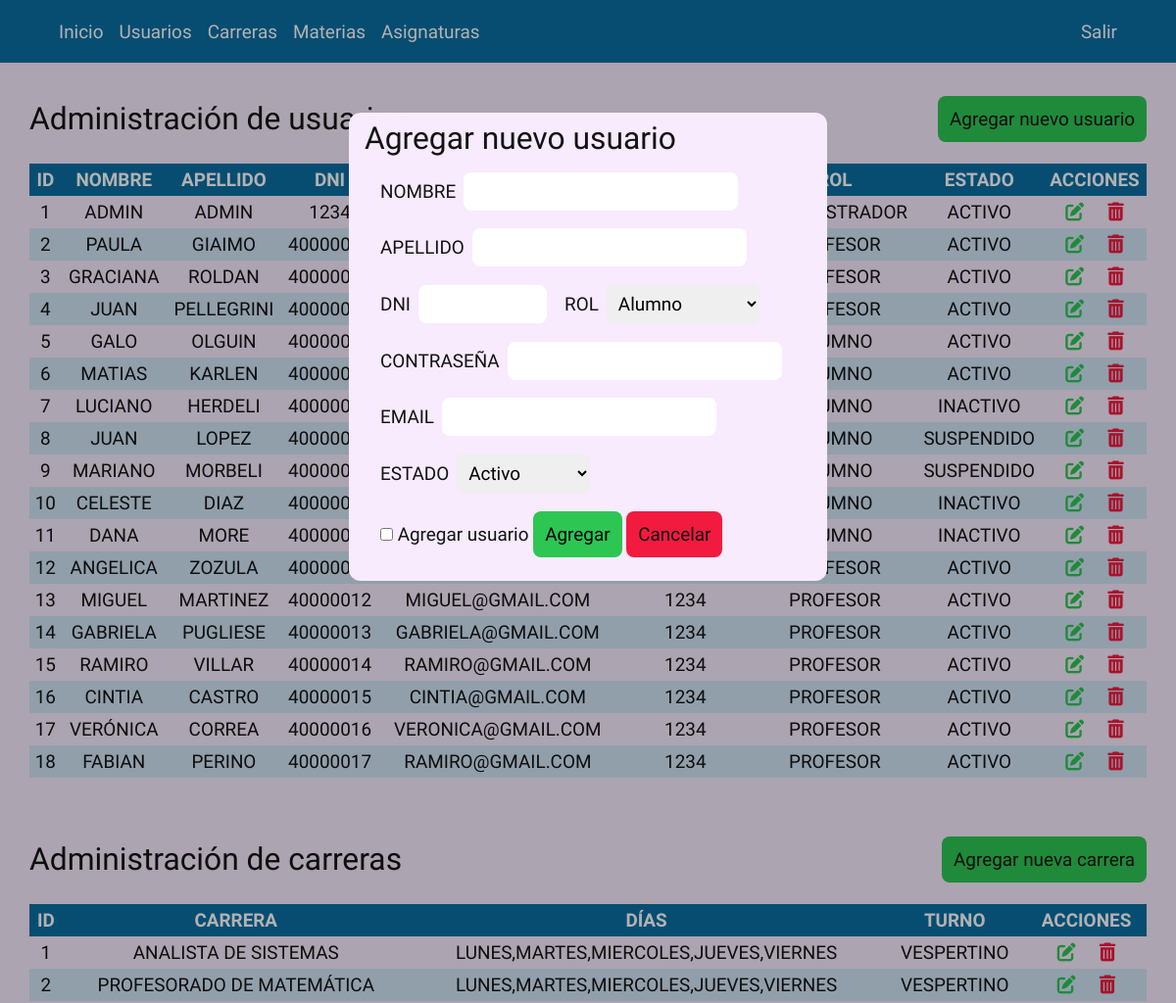
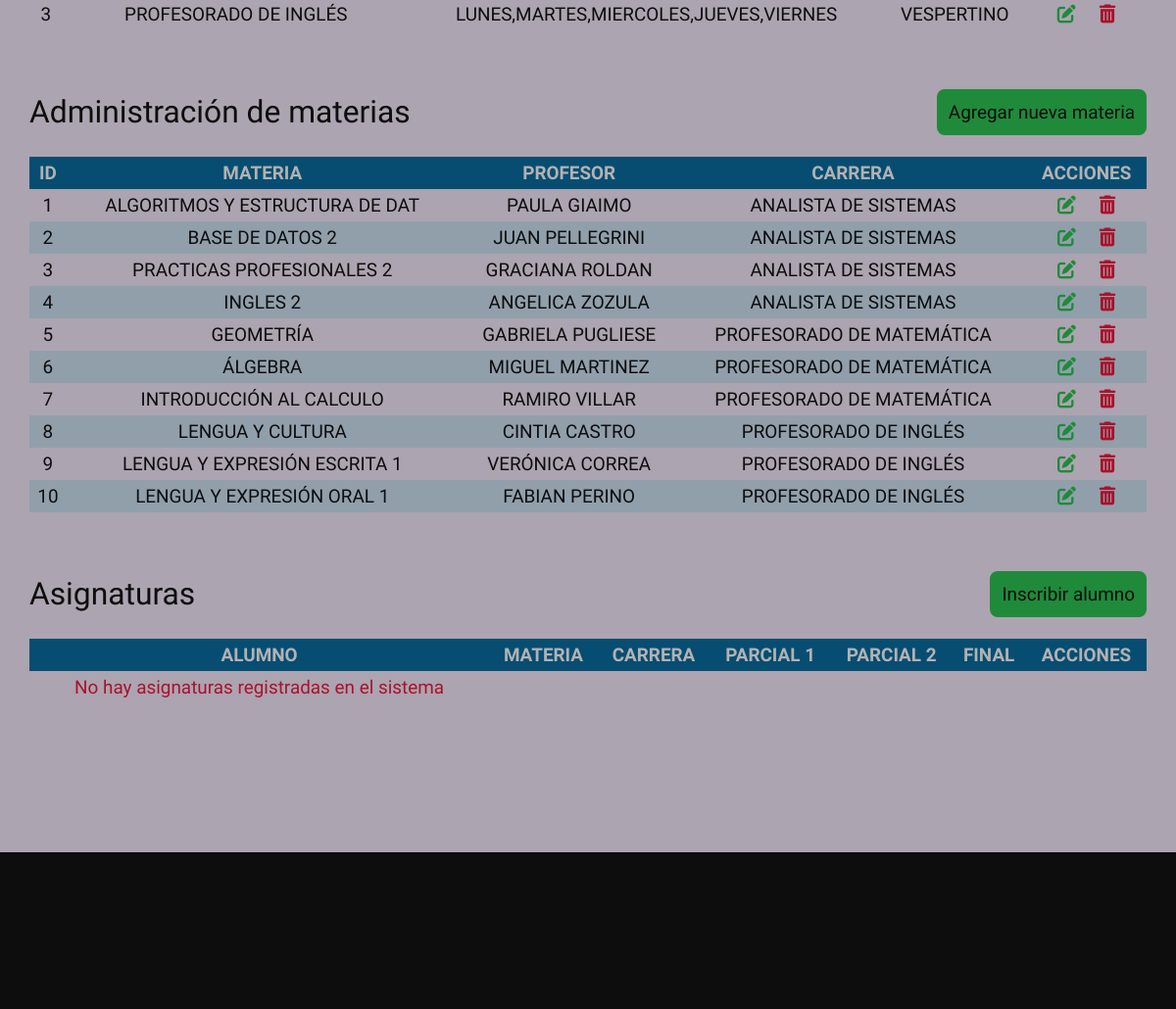
The page /panel.php?pan=1&acc=3 (signed in) on the database its author committed (2 pictures, top to bottom).
### tables this page shows
create table usuarios(
    id int auto_increment,
    nombre varchar(30),
    apellido varchar(30),
    rol int,
    contraseña varchar(30),
    email varchar(30),
    dni int(8),
    foreign key (rol) references roles(id),
    primary key (id,rol)
);

create table roles(
    id int auto_increment,
    nombre varchar (30),
    primary key (id)
);

create table estados(
	id int auto_increment,
    nombreEstado varchar(30),
    primary key (id)
);

create table carreras(
	id int auto_increment,
    nombreCarrera varchar(70),
	diasCursada varchar(70),
    turno varchar(30),
    primary key (id)
);

create table materias(
    id int(2) auto_increment,
    materia varchar (30),
    profesor int,
    carrera int,
    foreign key (carrera) references carreras(id),
    foreign key (profesor) references usuarios(id),
    primary key (id,carrera)
);

### clases.php (the view, shortened to what this page needs)
<?php
function condb (){
        $serv="localhost";
        $usr="root";
        $pss="";
        $bd="alumni";
        $c=mysqli_connect($serv, $usr, $pss, $bd);
        return $c;
}
class Usuario {
    public static function listarUsuarios(){
        $con = condb();
        $data = mysqli_query($con,"select usuarios.id, usuarios.nombre, usuarios.apellido, roles.nombreRol, usuarios.contraseña, usuarios.email, usuarios.dni, estados.nombreEstado from usuarios inner join roles on usuarios.rol = roles.id inner join estados on usuarios.idEstado = estados.id order by id;");
        while ($info = mysqli_fetch_assoc($data)){ ?>
            <tr>
                <td><?php echo $info['id']; ?></td>
                <td><?php echo $info['nombre']; ?></td>
                <td><?php echo $info['apellido']; ?></td>
                <td><?php echo $info['dni']; ?></td>
                <td><?php echo $info['email']; ?></td>
                <td><?php echo $info['contraseña']; ?></td>
                <td><?php echo $info['nombreRol']; ?></td>
                <td><?php echo $info['nombreEstado']; ?></td>
                <td>
                    <p class="acciones">
                        <a class="modificar" href="panel.php?pan=1 & acc=1 & id=<?php echo $info['id']; ?>">
                            <i class="fa-solid fa-pen-to-square"></i>
                        </a>
                        <a class="eliminar" href="panel.php?pan=1 & acc=2 & id=<?php echo $info['id']; ?>">
                            <i class="fa-solid fa-trash-can"></i>
                        </a>
                    </p>
                </td>
            </tr>
<?php   }
    }
        ?>
    <?php }
}
class Materia{
    public static function listarMaterias(){
        $con = condb();
        $data = mysqli_query($con,"select materias.id, materias.materia, usuarios.nombre, usuarios.apellido, carreras.nombreCarrera from (( materias inner join usuarios on materias.profesor = usuarios.id ) inner join carreras on materias.carrera = carreras.id);");
        if(mysqli_affected_rows($con) == 0){
            echo "<tr><td><b class='bold red'>No hay materias registradas en el sistema</b></td></tr>";
        }else{
            while ($info = mysqli_fetch_assoc($data)){ ?>
                <tr>
                    <td><?php echo $info['id']; ?></td>
                    <td><?php echo $info['materia']; ?></td>
                    <td><?php echo $info['nombre'] ." " .$info['apellido']; ?></td>
                    <td><?php echo $info['nombreCarrera']; ?></td>
                    <td>
                        <p class="acciones">
                            <a class="modificar" href="panel.php?pan=1 & acc=5 & id=<?php echo $info['id']; ?>">
                                <i class="fa-solid fa-pen-to-square"></i>
                            </a>
                            <a class="eliminar" href="panel.php?pan=1 & acc=6 & id=<?php echo $info['id']; ?>">
                                <i class="fa-solid fa-trash-can"></i>
                            </a>
                        </p>
                    </td>
                </tr>
            <?php   }
        }
    }
}
class Carrera{
    public static function listarCarreras(){
        $con = condb();
        $data = mysqli_query($con,"select * from carreras;");
        if(mysqli_affected_rows($con) == 0){
            echo "<tr><td><b class='bold red'>No hay carreras registradas en el sistema</b></tr></td>";
        }else{
            while ($info = mysqli_fetch_assoc($data)){ ?>
                <tr>
                    <td><?php echo $info['id']; ?></td>
                    <td><?php echo $info['nombreCarrera']; ?></td>
                    <td><?php echo $info['diasCursada']; ?></td>
                    <td><?php echo $info['turno']; ?></td>
                    <td>
                        <p class="acciones">
                            <a class="modificar" href="panel.php?pan=1 & acc=8 & id=<?php echo $info['id']; ?>">
                                <i class="fa-solid fa-pen-to-square"></i>
                            </a>
                            <a class="eliminar" href="panel.php?pan=1 & acc=9 & id=<?php echo $info['id']; ?>">
                                <i class="fa-solid fa-trash-can"></i>
                            </a>
                        </p>
                    </td>
                </tr>
            <?php   }
        }
    }
}
class Notas{
    public static function listarNotas(){
        $con = condb();
        if(mysqli_affected_rows($con) == 0){
            echo "<tr><td><b class='bold red'>No hay asignaturas registradas en el sistema</b></tr></td>";
        }
    }
                $nombre = $info['nombre'] ." " .$info['apellido']?>
            <?php   }
}
?>

### css/style.css (style rules this page uses)
* { margin: 0; padding: 0; border: 0; font-size: 100%; font: inherit; vertical-align: baseline; }
:root { --color-blanco: #ffffff; --color-celeste100: #f7ebfd; --color-celeste200: #00a9e2; --color-celeste300 : #0B6FA4; --color-celeste400: #2c4268; --color-naranja300: #f06c00; --color-rojo200: #f21b3f; --color-verde100: #6ede8a; --color-verde200: #2dc653; --color-verde700: #026969; --color-gris200: #9b9c9b; --color-negro: #131313; --font-T300: 300 clamp(1rem, 0.2958rem + 2.2535vw, 3rem) 'Prompt', sans-serif; --font-T500: 500 clamp(1rem, 0.2958rem + 2.2535vw, 3rem) 'Prompt', sans-serif; --font-T700: 700 clamp(1rem, 0.2958rem + 2.2535vw, 3rem) 'Prompt', sans-serif; --font-TI300: italic 300 clamp(1rem, 0.2958rem + 2.2535vw, 3rem) 'Prompt', sans-serif; --font-P300: 300 clamp(0.75rem, 0.4419rem + 0.9859vw, 1.625rem) 'Prompt', sans-serif; --font-P500: 500 clamp(0.75rem, 0.4419rem + 0.9859vw, 1.625rem) 'Prompt', sans-serif; --font-P700: 700 clamp(0.75rem, 0.4419rem + 0.9859vw, 1.625rem) 'Prompt', sans-serif; --font-PI300: italic 300 clamp(0.75rem, 0.4419rem + 0.9859vw, 1.625rem) 'Prompt', sans-serif; }
body { font: var(--font-P300); color: var(--color-negro); }
.modificar { color: var(--color-verde200); }
.eliminar { color: var(--color-rojo200); }
.red { color: var(--color-rojo200); }
.bold { font-weight: 500; }

### css/panel.css (style rules this page uses)
table.lista td, table.lista th { padding: 5px 5px; }
table.lista tbody td { font: var(--font-P300); }
table.lista tr:nth-child(even) { background: #D0E4F5; }
.acciones { display: flex; justify-content: center; gap: 24px; }

### rows shown on the page
usuarios: id "1", nombre "ADMIN", apellido "ADMIN", dni "1234", rol.nombreRol "ADMINISTRADOR", idEstado.nombreEstado "ACTIVO"
usuarios: id "2", nombre "PAULA", apellido "GIAIMO", dni "40000001", rol.nombreRol "PROFESOR", idEstado.nombreEstado "ACTIVO"
usuarios: id "3", nombre "GRACIANA", apellido "ROLDAN", dni "40000002", rol.nombreRol "PROFESOR", idEstado.nombreEstado "ACTIVO"
usuarios: id "4", nombre "JUAN", apellido "PELLEGRINI", dni "40000003", rol.nombreRol "PROFESOR", idEstado.nombreEstado "ACTIVO"
usuarios: id "5", nombre "GALO", apellido "OLGUIN", dni "40000004", rol.nombreRol "ALUMNO", idEstado.nombreEstado "ACTIVO"
usuarios: id "6", nombre "MATIAS", apellido "KARLEN", dni "40000005", rol.nombreRol "ALUMNO", idEstado.nombreEstado "ACTIVO"
usuarios: id "7", nombre "LUCIANO", apellido "HERDELI", dni "40000006", rol.nombreRol "ALUMNO", idEstado.nombreEstado "INACTIVO"
usuarios: id "8", nombre "JUAN", apellido "LOPEZ", dni "40000007", rol.nombreRol "ALUMNO", idEstado.nombreEstado "SUSPENDIDO"
usuarios: id "9", nombre "MARIANO", apellido "MORBELI", dni "40000008", rol.nombreRol "ALUMNO", idEstado.nombreEstado "SUSPENDIDO"
usuarios: id "10", nombre "CELESTE", apellido "DIAZ", dni "40000009", rol.nombreRol "ALUMNO", idEstado.nombreEstado "INACTIVO"
usuarios: id "11", nombre "DANA", apellido "MORE", dni "40000010", rol.nombreRol "ALUMNO", idEstado.nombreEstado "INACTIVO"
usuarios: id "12", nombre "ANGELICA", apellido "ZOZULA", dni "40000011", rol.nombreRol "PROFESOR", idEstado.nombreEstado "ACTIVO"
usuarios: id "13", nombre "MIGUEL", apellido "MARTINEZ", dni "40000012", email "MIGUEL@GMAIL.COM", contraseña "1234", rol.nombreRol "PROFESOR", idEstado.nombreEstado "ACTIVO"
usuarios: id "14", nombre "GABRIELA", apellido "PUGLIESE", dni "40000013", email "GABRIELA@GMAIL.COM", contraseña "1234", rol.nombreRol "PROFESOR", idEstado.nombreEstado "ACTIVO"
usuarios: id "15", nombre "RAMIRO", apellido "VILLAR", dni "40000014", email "RAMIRO@GMAIL.COM", contraseña "1234", rol.nombreRol "PROFESOR", idEstado.nombreEstado "ACTIVO"
usuarios: id "16", nombre "CINTIA", apellido "CASTRO", dni "40000015", email "CINTIA@GMAIL.COM", contraseña "1234", rol.nombreRol "PROFESOR", idEstado.nombreEstado "ACTIVO"
usuarios: id "17", nombre "VERÓNICA", apellido "CORREA", dni "40000016", email "VERONICA@GMAIL.COM", contraseña "1234", rol.nombreRol "PROFESOR", idEstado.nombreEstado "ACTIVO"
usuarios: id "18", nombre "FABIAN", apellido "PERINO", dni "40000017", email "RAMIRO@GMAIL.COM", contraseña "1234", rol.nombreRol "PROFESOR", idEstado.nombreEstado "ACTIVO"
carreras: id "1", nombreCarrera "ANALISTA DE SISTEMAS", diasCursada "LUNES,MARTES,MIERCOLES,JUEVES,VIERNES", turno "VESPERTINO"
carreras: id "2", nombreCarrera "PROFESORADO DE MATEMÁTICA", diasCursada "LUNES,MARTES,MIERCOLES,JUEVES,VIERNES", turno "VESPERTINO"
carreras: id "3", nombreCarrera "PROFESORADO DE INGLÉS", diasCursada "LUNES,MARTES,MIERCOLES,JUEVES,VIERNES", turno "VESPERTINO"
materias: id "1", materia "ALGORITMOS Y ESTRUCTURA DE DAT", usuarios.nombre "PAULA", usuarios.apellido "GIAIMO", carrera.nombreCarrera "ANALISTA DE SISTEMAS"
materias: id "2", materia "BASE DE DATOS 2", usuarios.nombre "JUAN", usuarios.apellido "PELLEGRINI", carrera.nombreCarrera "ANALISTA DE SISTEMAS"
materias: id "3", materia "PRACTICAS PROFESIONALES 2", usuarios.nombre "GRACIANA", usuarios.apellido "ROLDAN", carrera.nombreCarrera "ANALISTA DE SISTEMAS"
materias: id "4", materia "INGLES 2", usuarios.nombre "ANGELICA", usuarios.apellido "ZOZULA", carrera.nombreCarrera "ANALISTA DE SISTEMAS"
materias: id "5", materia "GEOMETRÍA", usuarios.nombre "GABRIELA", usuarios.apellido "PUGLIESE", carrera.nombreCarrera "PROFESORADO DE MATEMÁTICA"
materias: id "6", materia "ÁLGEBRA", usuarios.nombre "MIGUEL", usuarios.apellido "MARTINEZ", carrera.nombreCarrera "PROFESORADO DE MATEMÁTICA"
materias: id "7", materia "INTRODUCCIÓN AL CALCULO", usuarios.nombre "RAMIRO", usuarios.apellido "VILLAR", carrera.nombreCarrera "PROFESORADO DE MATEMÁTICA"
materias: id "8", materia "LENGUA Y CULTURA", usuarios.nombre "CINTIA", usuarios.apellido "CASTRO", carrera.nombreCarrera "PROFESORADO DE INGLÉS"
materias: id "9", materia "LENGUA Y EXPRESIÓN ESCRITA 1", usuarios.nombre "VERÓNICA", usuarios.apellido "CORREA", carrera.nombreCarrera "PROFESORADO DE INGLÉS"
materias: id "10", materia "LENGUA Y EXPRESIÓN ORAL 1", usuarios.nombre "FABIAN", usuarios.apellido "PERINO", carrera.nombreCarrera "PROFESORADO DE INGLÉS"
